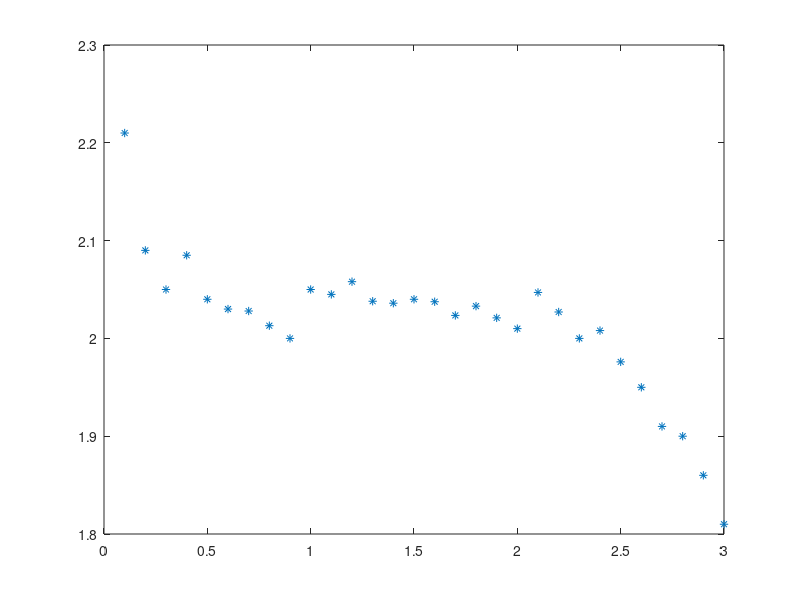

The MATLAB source for this figure:
vout=[0.1,0.2,0.3,0.4,0.5,0.6,0.7,0.8,0.9,1.0,1.1,1.2,1.3,1.4,1.5,1.6,1.7,1.8,1.9,2.0,2.1,2.2,2.3,2.4,2.5,2.6,2.7,2.8,2.9,3.0];
gain=[2.21,2.09,2.05,2.085,2.04,2.03,2.028,2.013,2,2.05,2.045,2.058,2.038,2.036,2.04,2.0375,2.0235,2.033,2.021,2.01,2.047,2.027,2,2.008,1.976,1.95,1.91,1.90,1.86,1.81];
plot(vout,gain,'*');